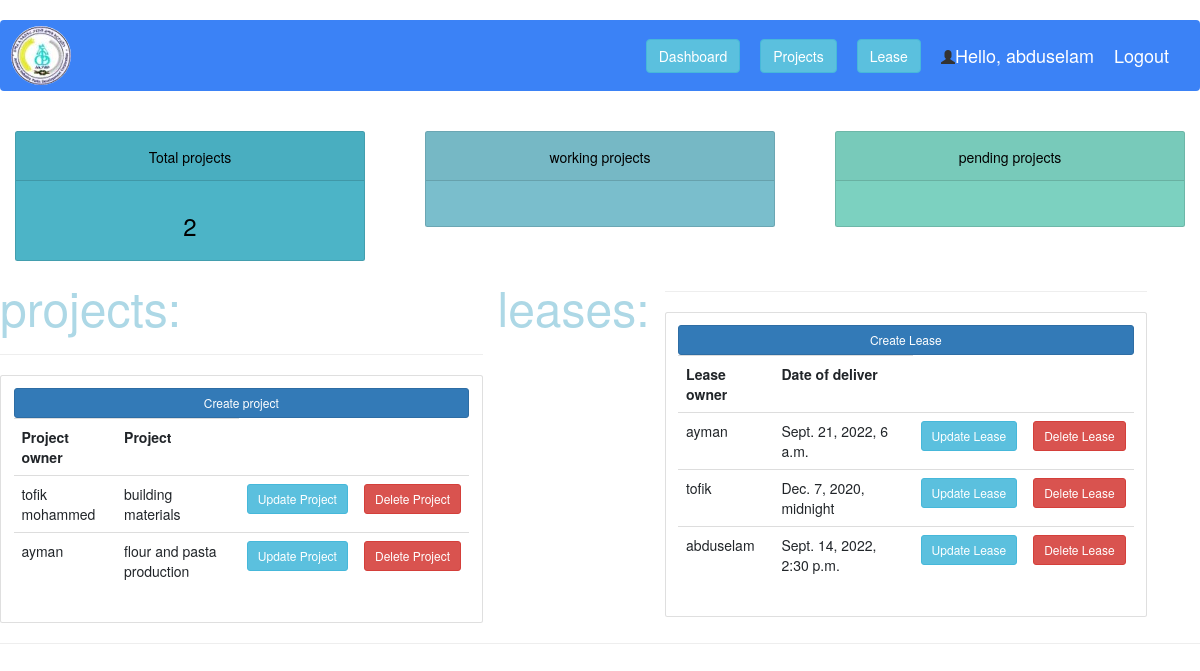
The page /dashboard/ (signed in) on the database its author committed.
### projects/models.py (models this page shows, shortened)
class Projects(models.Model):
    owner = models.ForeignKey(Owner, null=True, on_delete= models.SET_NULL)
    lease = models.ForeignKey(Lease, null=True, on_delete= models.SET_NULL)
    Project_name = models.CharField(max_length=200, null=True)
    purpose = models.CharField(max_length=200, null=True)
    cluster = models.CharField(max_length=200, null=True)
    Investment_Capital = models.CharField(max_length=200, null=True)
    Job_Creation = models.CharField(max_length=200, null=True)
    Mayor_Approval_of_land = models.CharField(max_length=200, null=True)
    Recieved_Land_Meter_square = models.CharField(max_length=200, null=True)
    Industry_Village = models.CharField(max_length=200, null=True)
    UPIN_Number = models.CharField(max_length=200, null=True)
    Block_Number = models.CharField(max_length=200, null=True)
    Parcel_Number = models.CharField(max_length=200, null=True)
    date_created = models.DateTimeField(auto_now_add=True, null=True)

class Lease(models.Model):
    STATUS = (
            ('HAVE', 'HAVE'),
            ('HAVE NO', 'HAVE NO'),
            )
    lease = models.OneToOneField(User, null=True,blank=True, on_delete=models.CASCADE)
    Title_deeded_no = models.CharField(max_length=200, null=True)
    Date_of_deliver = models.DateTimeField(null=True)
    Site_plan = models.CharField(max_length=200, null=True,choices = STATUS)
    Plan_agreement_date = models.DateTimeField(null=True)
    permission_of_building_date = models.DateTimeField(null=True)
    Starting_of_Building = models.DateTimeField(null=True)
    finishing_of_building = models.DateTimeField(null=True)
    Nationality = models.CharField(max_length=200, null=True)
    Email = models.CharField(max_length=200, null=True)
    Phone_Number = models.CharField(max_length=200, null=True)
    EIA = models.CharField(max_length=200, null=True,choices = STATUS)
    Lease_agreement_and_other_documents = models.FileField(null=True,blank=True)

### projects/decorators.py (the view)
	def wrapper_function(request, *args, **kwargs):
		group = None
		if request.user.groups.exists():
			group = request.user.groups.all()[0].name
		if group == 'owner':
			return redirect('user-page',)
		if group == 'admin':
			return view_func(request, *args, **kwargs)

### projects/views.py (called while the page is built)
@login_required(login_url='login')
@admin_only
def dashboard(request):
	project = Projects.objects.all()
	lease = Lease.objects.all()
	total_projects = project.count()
	context = {'total_projects':total_projects,'project':project,'lease':lease}
	return render(request,'projects/dashboard.html',context)

### projects/templates/projects/dashboard.html
{%  extends 'projects/main.html' %}
{% block content %}
<br>
<head>
	<script src="https://cdn.tailwindcss.com"></script>
</head>
<body>
	{%  include 'projects/owner_navbar.html' %}
	{%  include 'projects/status.html' %}
</body>
<div class="row">
	<div class="col-md-5">
		<h5> <font color="lightblue" size="20">projects:</font></h5>
		<hr>
		<div class="card card-body">
			<a class="btn btn-primary  btn-sm btn-block" href="{% url 'createproject' %}">Create project</a>
			<table class="table table-sm">
				<tr>
					<th>Project owner</th>
					<th>Project</th>
				</tr>
				{% for j in project %}
				<tr>
					<td>{{j.Project_name}}</td>
					<td>{{j.purpose}}</td>
					<td><a class="btn btn-sm btn-info" href="{% url 'updateproject' j.id %}">Update Project</a></td>
					<td><a class="btn btn-sm btn-danger" href="{% url 'deleteproject' j.id %}">Delete Project</a></td>
				</tr>
				{% endfor %}
			</table>
		</div>
	</div>
	<h5> <font color="lightblue" size="22">leases:</font></h5>
	<div class="col-md-5">
		<hr>
		<div class="card card-body">
			<a class="btn btn-primary  btn-sm btn-block" href="{% url 'createlease' %}">Create Lease</a>
			<table class="table table-sm">
				<tr>
					<th>Lease owner</th>
					<th>Date of deliver</th>
				</tr>
				{% for i in lease %}
				   <tr>
					  <td>{{i.lease}}</td>
					  <td>{{i.Date_of_deliver}}</td>
					  <td><a class="btn btn-sm btn-info" href="{% url 'updatelease' i.id %}">Update Lease</a></td>
					  <td><a class="btn btn-sm btn-danger" href="{% url 'deletelease' i.id %}">Delete Lease</a></td>
				</tr>
				{% endfor %}
			</table>
		</div>
	</div>
</div>
{% endblock %}

### projects/templates/projects/owner_navbar.html (shortened to what this page needs)
    {% load static %}
    <head>
      <link rel="stylesheet"
href="https://maxcdn.bootstrapcdn.com/bootstrap/3.3.7/css/bootstrap.min.css">
      <script src="https://cdn.tailwindcss.com"></script>
    </head>
    <div class="">
    <nav class="navbar navbar-expand-lg bg-blue-500">
      <img src="{% static 'images/logo1.jpg' %}" class="img-circle" alt="logo">
       {% if request.user.is_staff %}
       <span ><a  class="hello-msg" href="{% url 'dashboard' %}"><button class="btn btn-info">Dashboard</button></a></span>
       <span ><a  class="hello-msg" href="{% url 'projects' %}"><button class="btn btn-info">Projects</button> </a></span>
       <span ><a  class="hello-msg" href="{% url 'lease' %}"><button class="btn btn-info">Lease</button> </a></span>
       {% endif %}
       <i class="glyphicon glyphicon-user"></i>
      <span class="hello-msg">Hello, {{request.user}}</span>
      <span ><a  class="hello-msg" href="{% url 'logout' %}">Logout</a></span>
     </nav>
    </div>

### static/css/main.css (style rules this page uses)
body { background-color: #4cb4c7; }

### projects/templates/projects/owner_navbar.html (style rules this page uses)
.hello-msg { font-size: 18px; color: #fff; margin-right: 20px; }

### rows shown on the page
Projects: Project_name "tofik mohammed", purpose "building materials"
Projects: Project_name "ayman", purpose "flour and pasta production"
Lease: lease "ayman", Date_of_deliver "Sept. 21, 2022, 6 a.m."
Lease: lease "tofik", Date_of_deliver "Dec. 7, 2020, midnight"
Lease: lease "abduselam", Date_of_deliver "Sept. 14, 2022, 2:30 p.m."

### other values the page prints
{{ request.user }} "abduselam"
{{ total_projects }} "2"
